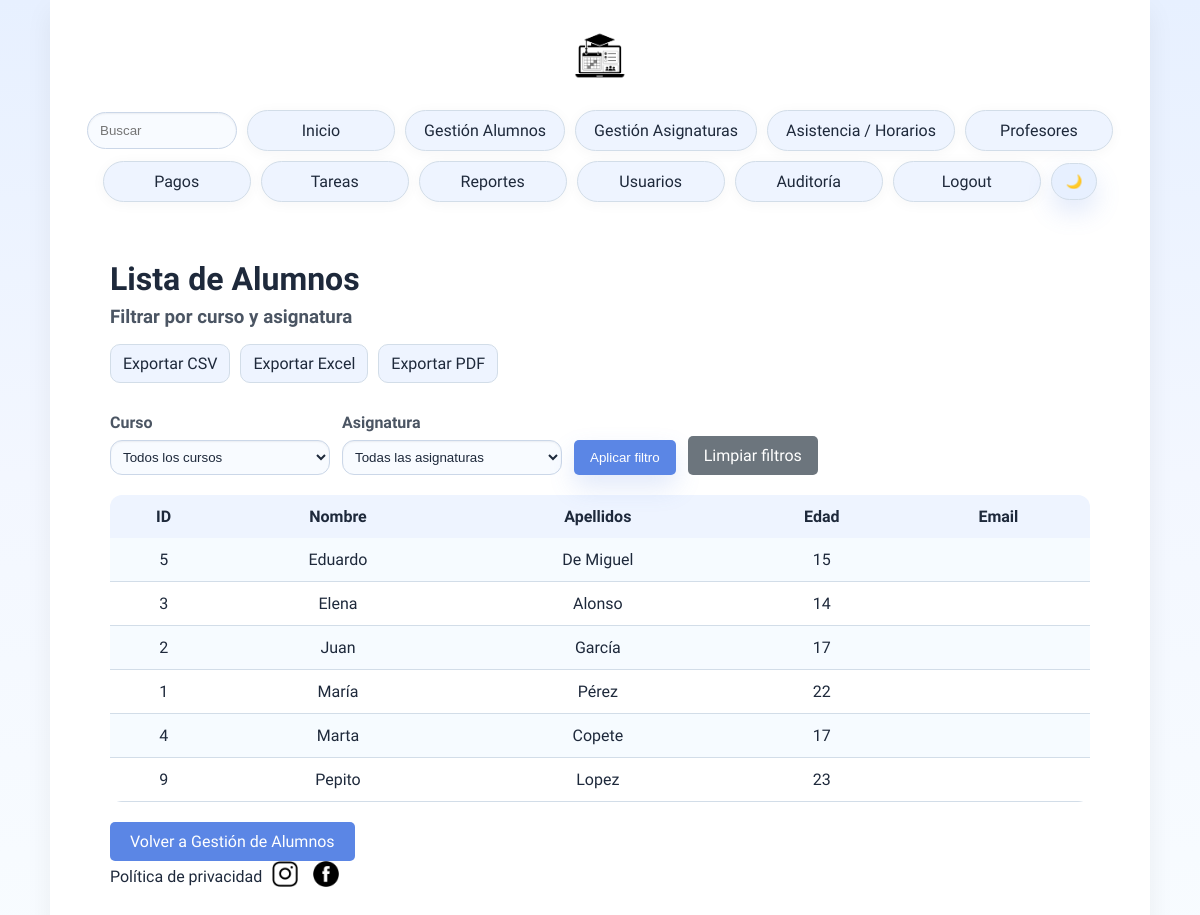
Page /listarAlumnos.php (signed in) on the committed database.
### tables this page shows
CREATE TABLE `Alumno` (
  `id` int(5) UNSIGNED NOT NULL,
  `nombre` varchar(255) NOT NULL,
  `apellidos` varchar(255) NOT NULL,
  `edad` int(3) UNSIGNED NOT NULL
);

### models/mysqlConnect.php (called while the page is built, shortened)
<?php
    class mysqlConn{
        private $msqli;
        public function __construct(){
            $this->server = getenv('DB_HOST') !== false ? getenv('DB_HOST') : 'localhost';
            $this->user = getenv('DB_USER') !== false ? getenv('DB_USER') : 'root';
            $this->password = getenv('DB_PASSWORD') !== false ? getenv('DB_PASSWORD') : '';
            $this->database = getenv('DB_NAME') !== false ? getenv('DB_NAME') : 'almamater';
            $this->msqli = new mysqli($this->server, $this->user, $this->password, $this->database);
            $this->msqli->set_charset("utf8");
    }
    public function realizarConsultaSQL($consulta){
        $result = $this->msqli->query($consulta);
        return $result;
    }
}
?>

### controllers/AlumnoController.php (called while the page is built, shortened)
<?php
require_once(__DIR__ . "/../models/mysqlConnect.php");
class AlumnoController {
    private $conexion;
    public function __construct() {
        $this->conexion = new mysqlConn();
    }
    public function getTodosLosAlumnos() {
        $sql = "SELECT id, nombre, apellidos, edad, email, telefono, curso_actual FROM Alumno ORDER BY nombre ASC";
        return $this->conexion->realizarConsultaSQL($sql);
    }
    public function getAlumnosPorFiltro($curso = '', $idAsignatura = 0) {
        if (!$curso && !$idAsignatura) {
            return $this->getTodosLosAlumnos();
        }
        $sql = "SELECT DISTINCT al.id, al.nombre, al.apellidos, al.edad, al.email " .
               "FROM Alumno al " .
               "LEFT JOIN Examen ex ON ex.idAlumno = al.id " .
               "LEFT JOIN Asistencia asi ON asi.idAlumno = al.id " .
               "LEFT JOIN Asignatura asgEx ON asgEx.id = ex.idAsignatura " .
               "LEFT JOIN Asignatura asgAsi ON asgAsi.id = asi.idAsignatura";
        $sql .= " ORDER BY al.nombre ASC";
        $stmt = $this->conexion->preparar($sql);
        $stmt->execute();
        $result = $stmt->get_result();
        return $result;
    }
}
?>

### listarAlumnos.php (the view, shortened to what this page needs)
<?php
require("views/cabecera.php");
require_once("controllers/AlumnoController.php");
$alumnoController = new AlumnoController();
$cursoSeleccionado = isset($_GET['curso']) ? trim($_GET['curso']) : '';
$idAsignaturaSeleccionada = isset($_GET['asignatura']) ? intval($_GET['asignatura']) : 0;
$alumnos = $alumnoController->getAlumnosPorFiltro($cursoSeleccionado, $idAsignaturaSeleccionada);
?>
<div id="contenido">
    <h1>Lista de Alumnos</h1>
    <h3>Filtrar por curso y asignatura</h3>
    <div class="toolbar">
        <a class="btn-link" href="/exportar.php?tipo=alumnos&formato=csv">Exportar CSV</a>
        <a class="btn-link" href="/exportar.php?tipo=alumnos&formato=xls">Exportar Excel</a>
        <a class="btn-link" href="/exportar.php?tipo=alumnos&formato=pdf" target="_blank">Exportar PDF</a>
    </div>
    <form method="GET" style="margin: 20px 0; display: flex; flex-wrap: wrap; gap: 12px; align-items: flex-end;">
        <div>
            <label for="cursoSelect">Curso</label><br>
            <select id="cursoSelect" name="curso" style="padding: 8px; min-width: 220px;">
                <option value="">Todos los cursos</option>
            </select>
        </div>
        <div>
            <label for="asignaturaSelect">Asignatura</label><br>
            <select id="asignaturaSelect" name="asignatura" style="padding: 8px; min-width: 220px;">
                <option value="0">Todas las asignaturas</option>
            </select>
        </div>
        <div>
            <button type="submit" style="padding: 10px 16px; background: var(--primary-color); color: white; border: none; border-radius: 5px; cursor: pointer;">Aplicar filtro</button>
        </div>
        <div>
            <a href="listarAlumnos.php" style="display: inline-block; padding: 10px 16px; background: #6c757d; color: white; text-decoration: none; border-radius: 5px;">Limpiar filtros</a>
        </div>
    </form>
    <?php if ($alumnos && $alumnos->num_rows > 0): ?>
        <table id="tablaAlumnos">
            <tr>
                <td id="filaAlumnos">ID</td>
                <td id="filaAlumnos">Nombre</td>
                <td id="filaAlumnos">Apellidos</td>
                <td id="filaAlumnos">Edad</td>
                <td id="filaAlumnos">Email</td>
            </tr>
            <?php while ($alumno = $alumnos->fetch_assoc()): ?>
                <tr>
                    <td><?php echo htmlspecialchars($alumno['id']); ?></td>
                    <td><?php echo htmlspecialchars($alumno['nombre']); ?></td>
                    <td><?php echo htmlspecialchars($alumno['apellidos']); ?></td>
                    <td><?php echo htmlspecialchars($alumno['edad']); ?></td>
                    <td><?php echo htmlspecialchars($alumno['email'] ?? ''); ?></td>
                </tr>
            <?php endwhile; ?>
        </table>
    <?php else: ?>
        <p>No hay alumnos que coincidan con el filtro seleccionado.</p>
    <?php endif; ?>
    <div style="margin-top: 20px;">
        <a href="gestionAlumnos.php" style="display: inline-block; padding: 10px 20px; background: var(--primary-color); color: white; text-decoration: none; border-radius: 5px;">Volver a Gestión de Alumnos</a>
    </div>
<?php require_once("views/pieDePagina.php"); ?>
</body>
</html>

### academia.css (style rules this page uses)
:root { --page-bg: linear-gradient(180deg, #e7f0ff 0%, #f3f7ff 50%, #f8fcff 100%); --text-color: #1e293b; --muted-color: #4b5563; --card-bg: #ffffff; --card-text: #0f172a; --border-color: #d2dde8; --input-bg: #f8fbff; --input-border: #cbd7e8; --input-text: #1e293b; --link-color: #1e293b; --link-hover: #3f6de1; --primary-color: #5b86e5; --primary-contrast: #ffffff; --success-color: #22c55e; --danger-color: #ef4444; --hover-bg: #e7f0ff; --table-row-bg: #f6fbff; --table-header-bg: #eef4ff; --shadow: 0 18px 40px rgba(15, 23, 42, 0.08); --shadow-soft: 0 10px 26px rgba(15, 23, 42, 0.06); --hero-bg: #eef4ff; }
body { min-height: 100vh; margin: 0; font-family: 'Actor', Arial, sans-serif; color: var(--text-color); background: var(--page-bg); transition: background 0.3s ease, color 0.3s ease; }
#cabecera, #contenido, #piePagina { max-width: 1100px; margin: 0 auto; padding: 0 20px; }
#contenido { clear: both; margin: 20px auto 40px; color: var(--text-color); width: 100%; max-width: 980px; }
a { text-decoration: none; color: var(--link-color); }
table { width: 100%; margin-top: 16px; background: var(--card-bg); border-radius: 12px; border-collapse: collapse; overflow: hidden; box-shadow: 0 6px 18px var(--shadow); }
td { text-align: center; padding: 12px 10px; border-bottom: 1px solid var(--border-color); color: var(--text-color); }
tr:nth-child(even) td { background: var(--table-row-bg); }
#filaAlumnos { font-weight: 600; background: var(--table-header-bg); color: var(--text-color); border-bottom: none; }
h1 { margin: 10px 0 6px 0; font-size: clamp(2rem, 2.4vw, 3rem); }
h3 { margin: 8px 0 10px 0; color: var(--muted-color); }
input[type="text"], input[type="email"], input[type="number"], input[type="date"], input[type="time"], input[type="file"], select, textarea { padding: 12px 14px; border: 1px solid var(--input-border); border-radius: 12px; outline: none; width: 100%; max-width: 100%; background: var(--input-bg); color: var(--input-text); box-shadow: inset 0 1px 2px rgba(15,23,42,0.06); box-sizing: border-box; }
label { color: var(--muted-color); font-weight: 600; display: inline-block; margin: 10px 0 8px 0; }
form button, form input[type="submit"] { margin-top: 10px; }
button, input[type="submit"] { padding: 10px 16px; border: none; border-radius: 12px; background: var(--primary-color); color: var(--primary-contrast); cursor: pointer; box-shadow: 0 12px 26px rgba(91,134,229,0.18); transition: filter 0.2s ease, transform 0.2s ease; }
.btn-link { display: inline-flex; align-items: center; justify-content: center; padding: 9px 12px; border-radius: 10px; background: var(--hero-bg); border: 1px solid var(--border-color); color: var(--link-color); }
.toolbar { display: flex; flex-wrap: wrap; gap: 10px; margin: 16px 0; }

### rows in the picture
alumno: id "5", nombre "Eduardo", apellidos "De Miguel", edad "15"
alumno: id "3", nombre "Elena", apellidos "Alonso", edad "14"
alumno: id "2", nombre "Juan", apellidos "García", edad "17"
alumno: id "1", nombre "María", apellidos "Pérez", edad "22"
alumno: id "4", nombre "Marta", apellidos "Copete", edad "17"
alumno: id "9", nombre "Pepito", apellidos "Lopez", edad "23"
